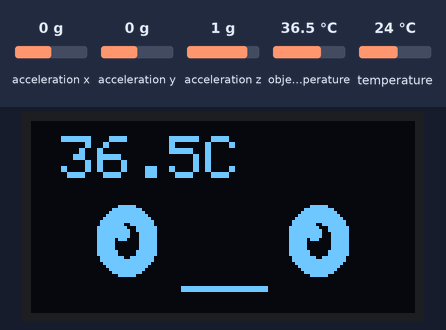
The sketch below on a simulated Arduino Mega 2560, built with avr-gcc and run on an emulated ATmega2560. Parts: 128×64 one-colour display. Wiring (inferred from the names in the program): MPU-9250 motion sensor at I2C address 0x68. The inputs (shaded band) are chosen by the test bench; at power-on: acceleration x 0 g, acceleration y 0 g, acceleration z 1 g, object temperature 36.5 °C, temperature 24 °C. Random numbers use the default seed unless the sketch sets one; what the sketch prints to the serial monitor is not drawn.

Above: at 12.7 s.
12.8 s: acceleration x set to -1.4 g
At 13.5 s:
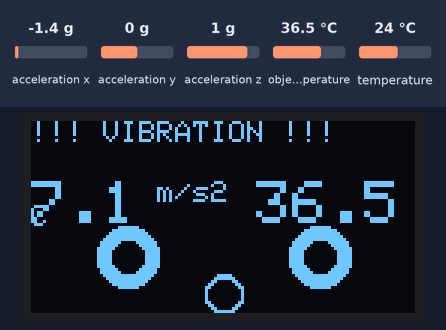
14.3 s: acceleration y set to -1.4 g
At 15.5 s:
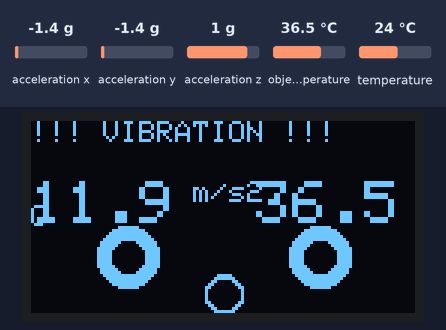
15.8 s: acceleration z set to -1.4 g
At 16.9 s:
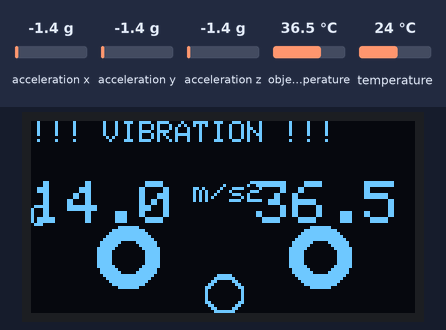
17.3 s: object temperature set to 20 °C
At 18.1 s:
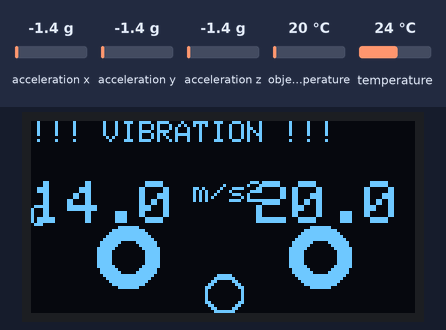
18.8 s: acceleration x set to -0.8 g
At 19.4 s:
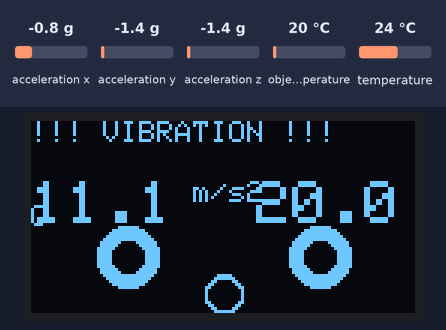
Timing chart, 0 to 21.3 s (numbered marks = the images above; inputs shaded):
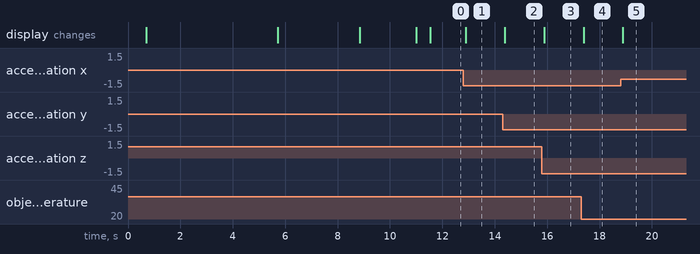

Measured:
- after the input at 14.3 s, the display: changes after 0.09 s (image 2)
- after the input at 15.8 s, the display: changes after 0.09 s (image 3)
- after the input at 17.3 s, the display: changes after 0.09 s (image 4)
- after the input at 18.8 s, the display: changes after 0.09 s (image 5)

The sketch:

MPU_MLX_VisualMonitor.ino
```cpp
/*
 * ====================================================================
 * I2C Device Test - Vibration & Temperature with Animated Eyes
 * MPU-6500 + MLX90614 + OLED 0.96" on I2C Bus
 * Arduino Mega 2560
 * ====================================================================
 *
 * WIRING:
 * -------
 * Arduino Pin 20 (SDA) → MPU-6500 SDA, MLX90614 SDA, OLED SDA
 * Arduino Pin 21 (SCL) → MPU-6500 SCL, MLX90614 SCL, OLED SCL
 * Arduino 3.3V → MPU-6500 VCC, MLX90614 VCC
 * Arduino 5V → OLED VCC
 * Arduino GND → All GND pins
 *
 * PURPOSE: Test vibration & temperature with animated blinking eyes
 * STARTUP: Shows KMITL logo 5s, then SIITec, then begins monitoring
 * MODIFIED: New eye animation style with multiple expressions
 * ====================================================================
 */

#include <Wire.h>
#include <Adafruit_MLX90614.h>
#include <Adafruit_SSD1306.h>
#include <Adafruit_GFX.h>

// ==================== KMITL Logo Bitmap ====================
const unsigned char epd_bitmap_KMITL_Sublogo [] PROGMEM = {
	0xff, 0xff, 0xff, 0xff, 0xff, 0xff, 0xff, 0xff, 0xff, 0xff, 0xff, 0xff, 0xff, 0xff, 0xff, 0xff,
	0xff, 0xff, 0xff, 0xff, 0xff, 0xff, 0xff, 0xff, 0xff, 0xff, 0xff, 0xff, 0xff, 0xff, 0xff, 0xff,
	0xff, 0xff, 0xff, 0xff, 0xff, 0xff, 0xff, 0xff, 0xff, 0xff, 0xff, 0xff, 0xff, 0xff, 0xff, 0xff,
	0xff, 0xff, 0xff, 0xff, 0xff, 0xff, 0xff, 0xff, 0xff, 0xff, 0xff, 0xff, 0xff, 0xff, 0xff, 0xff,
	0xff, 0xff, 0xff, 0xff, 0xff, 0xff, 0xff, 0xff, 0xff, 0xff, 0xff, 0xff, 0xff, 0xff, 0xff, 0xff,
	0xff, 0xff, 0xff, 0xff, 0xff, 0xff, 0xff, 0xff, 0xff, 0xff, 0xff, 0xff, 0xff, 0xff, 0xff, 0xff,
	0xff, 0xff, 0xff, 0xff, 0xff, 0xff, 0xff, 0xff, 0xff, 0xff, 0xff, 0xff, 0xff, 0xff, 0xff, 0xff,
	0xff, 0xff, 0xff, 0xff, 0xff, 0xff, 0xff, 0xff, 0xff, 0xff, 0xff, 0xff, 0xff, 0xff, 0xff, 0xff,
	0xff, 0xff, 0xff, 0xff, 0xff, 0xff, 0xff, 0xff, 0xff, 0xff, 0xf8, 0x00, 0x03, 0xff, 0xff, 0xff,
	0xff, 0xc7, 0xff, 0xe1, 0xff, 0xff, 0xff, 0xff, 0xff, 0xff, 0xf0, 0x00, 0x03, 0xe3, 0xff, 0xff,
	0xff, 0xc7, 0xff, 0xc1, 0xff, 0xff, 0xff, 0xff, 0xff, 0xff, 0xe0, 0x00, 0x03, 0xe3, 0xff, 0xff,
	0xff, 0xc7, 0xff, 0xc1, 0xff, 0xff, 0xff, 0xff, 0xff, 0xef, 0xc0, 0x00, 0x03, 0xe3, 0xff, 0xff,
	0xff, 0xc7, 0xff, 0x83, 0xff, 0xff, 0xff, 0xff, 0xff, 0xef, 0x80, 0x00, 0x03, 0xe3, 0xff, 0xff,
	0xff, 0xc7, 0xff, 0x83, 0xff, 0xff, 0xff, 0xf7, 0xff, 0xcf, 0x80, 0x00, 0x03, 0xe3, 0xff, 0xff,
	0xff, 0xc7, 0xff, 0x07, 0xff, 0xff, 0xff, 0xef, 0xff, 0x8f, 0x00, 0x00, 0x03, 0xe3, 0xff, 0xff,
	0xff, 0xc7, 0xff, 0x07, 0xf8, 0xff, 0xff, 0xef, 0xff, 0x0f, 0xff, 0x03, 0xff, 0xe3, 0xff, 0xff,
	0xff, 0xc7, 0xfe, 0x0f, 0xfc, 0xff, 0xff, 0xcf, 0xff, 0x0f, 0xff, 0x07, 0xff, 0xe3, 0xff, 0xff,
	0xff, 0xc7, 0xfe, 0x0f, 0xfc, 0xff, 0xff, 0xcf, 0xff, 0x0f, 0xff, 0x07, 0xff, 0xe3, 0xff, 0xff,
	0xff, 0xc7, 0xfc, 0x1f, 0xfc, 0x7f, 0xff, 0xcf, 0xff, 0x0f, 0xff, 0x07, 0xff, 0xe3, 0xff, 0xff,
	0xff, 0xc7, 0xfc, 0x1f, 0xfc, 0x7f, 0xff, 0x83, 0xff, 0x0f, 0xff, 0x07, 0xff, 0xe3, 0xff, 0xff,
	0xff, 0xc7, 0xf8, 0x3f, 0xfc, 0x7f, 0xff, 0x87, 0xff, 0x0f, 0xff, 0x07, 0xff, 0xe3, 0xff, 0xff,
	0xff, 0xc7, 0xf8, 0x3f, 0xf8, 0x3f, 0xff, 0x87, 0xff, 0x0f, 0xff, 0x07, 0xff, 0xe3, 0xff, 0xff,
	0xff, 0xc7, 0xf0, 0x7f, 0xf8, 0x3f, 0xff, 0x07, 0xff, 0x0f, 0xff, 0x07, 0xff, 0xe3, 0xff, 0xff,
	0xff, 0xc7, 0xf0, 0x7f, 0xf8, 0x3f, 0xff, 0x07, 0xff, 0x0f, 0xff, 0x07, 0xff, 0xe3, 0xff, 0xff,
	0xff, 0xc7, 0xe0, 0xff, 0xf8, 0x1f, 0xff, 0x07, 0xff, 0x0f, 0xff, 0x07, 0xff, 0xe3, 0xff, 0xff,
	0xff, 0xc7, 0xe0, 0xff, 0xf8, 0x1f, 0xff, 0x03, 0xff, 0x0f, 0xff, 0x07, 0xff, 0xe3, 0xff, 0xff,
	0xff, 0xc7, 0xc1, 0xff, 0xe0, 0x1f, 0xfe, 0x03, 0xff, 0x0f, 0xff, 0x07, 0xff, 0xe3, 0xff, 0xff,
	0xff, 0xc7, 0xc1, 0xff, 0xf0, 0x07, 0xfe, 0x03, 0xff, 0x0f, 0xff, 0x07, 0xff, 0xe3, 0xff, 0xff,
	0xff, 0xc7, 0x83, 0xff, 0xf0, 0x0f, 0xfe, 0x03, 0xff, 0x0f, 0xff, 0x07, 0xff, 0xe3, 0xff, 0xff,
	0xff, 0xc7, 0x83, 0xff, 0xf0, 0x0f, 0xfc, 0x03, 0xff, 0x0f, 0xff, 0x07, 0xff, 0xe3, 0xff, 0xff,
	0xff, 0xc3, 0x07, 0xff, 0xf0, 0x07, 0xfc, 0x01, 0xff, 0x0f, 0xff, 0x07, 0xff, 0xe3, 0xff, 0xff,
	0xff, 0xc0, 0x07, 0xff, 0xe0, 0x07, 0xfc, 0x01, 0xff, 0x0f, 0xff, 0x07, 0xff, 0xe3, 0xff, 0xff,
	0xff, 0xc0, 0x0f, 0xff, 0xe0, 0x07, 0xf8, 0x01, 0xff, 0x0f, 0xff, 0x07, 0xff, 0xe3, 0xff, 0xff,
	0xff, 0xc0, 0x0f, 0xff, 0xe0, 0x03, 0xf8, 0x01, 0xff, 0x0f, 0xff, 0x07, 0xff, 0xe3, 0xff, 0xff,
	0xff, 0xc0, 0x0f, 0xff, 0xe0, 0x83, 0xf8, 0x01, 0xff, 0x0f, 0xff, 0x07, 0xff, 0xe3, 0xff, 0xff,
	0xff, 0xc0, 0x0f, 0xff, 0xe1, 0xc3, 0xf0, 0xe1, 0xff, 0x0f, 0xff, 0x07, 0xff, 0xe3, 0xff, 0xff,
	0xff, 0xc0, 0x07, 0xff, 0xe0, 0xe3, 0xf0, 0xf0, 0x7f, 0x0f, 0xff, 0x07, 0xff, 0xe3, 0xff, 0xff,
	0xff, 0xc0, 0x07, 0xff, 0x83, 0xe1, 0xf1, 0xf0, 0xff, 0x0f, 0xff, 0x07, 0xff, 0xe3, 0xff, 0xff,
	0xff, 0xc7, 0x83, 0xff, 0xc3, 0xe1, 0xe1, 0xf0, 0xff, 0x0f, 0xff, 0x07, 0xff, 0xe3, 0xff, 0xff,
	0xff, 0xc7, 0x83, 0xff, 0xc3, 0xf1, 0xe1, 0xf0, 0xff, 0x0f, 0xff, 0x07, 0xff, 0xe3, 0xff, 0xff,
	0xff, 0xc7, 0xc1, 0xff, 0xc3, 0xf0, 0x03, 0xe0, 0xff, 0x0f, 0xff, 0x07, 0xff, 0xe3, 0xff, 0xff,
	0xff, 0xc7, 0xc1, 0xff, 0xc3, 0xf0, 0x03, 0xf8, 0xff, 0x0f, 0xff, 0x07, 0xff, 0xe3, 0xff, 0xff,
	0xff, 0xc7, 0xe1, 0xff, 0x87, 0xf8, 0x03, 0xf8, 0x3f, 0x0f, 0xff, 0x07, 0xff, 0xe3, 0xff, 0xff,
	0xff, 0xc7, 0xe0, 0xff, 0x87, 0xf8, 0x03, 0xf8, 0x7f, 0x0f, 0xff, 0x07, 0xff, 0xe3, 0xff, 0xff,
	0xff, 0xc7, 0xf0, 0xff, 0x87, 0xf8, 0x07, 0xf8, 0x7f, 0x0f, 0xff, 0x07, 0xff, 0xe3, 0xff, 0xff,
	0xff, 0xc7, 0xf0, 0x7f, 0x87, 0xfc, 0x07, 0xf8, 0x7f, 0x0f, 0xff, 0x07, 0xff, 0xe3, 0xff, 0xff,
	0xff, 0xc7, 0xf8, 0x7f, 0x87, 0xfc, 0x07, 0xfc, 0x7f, 0x0f, 0xff, 0x07, 0xff, 0xe3, 0xff, 0xff,
	0xff, 0xc7, 0xf8, 0x3f, 0x8f, 0xfc, 0x0f, 0xfc, 0x7f, 0x0f, 0xff, 0x07, 0xff, 0xe3, 0xff, 0xff,
	0xff, 0xc7, 0xfc, 0x3f, 0x0f, 0xfe, 0x0f, 0xfc, 0x3f, 0x0f, 0xff, 0x07, 0xff, 0xe3, 0xff, 0xff,
	0xff, 0xc7, 0xfc, 0x1f, 0x0f, 0xfe, 0x07, 0xfc, 0x3f, 0x0f, 0xff, 0x07, 0xff, 0xe3, 0xff, 0xff,
	0xff, 0xc7, 0xfe, 0x1f, 0x0f, 0xfe, 0x1f, 0xfc, 0x3f, 0x0f, 0xff, 0x07, 0xff, 0xe3, 0xff, 0xff,
	0xff, 0xc7, 0xfe, 0x0f, 0x0f, 0xff, 0x1f, 0xfc, 0x3f, 0x0f, 0xff, 0x07, 0xff, 0xe3, 0xff, 0xff,
	0xff, 0xc7, 0xfe, 0x0f, 0x9f, 0xff, 0x1f, 0xfe, 0x3f, 0x0f, 0xff, 0x07, 0xff, 0xe3, 0xff, 0xff,
	0xff, 0xc7, 0xff, 0x07, 0x9f, 0xff, 0x3f, 0xfe, 0x1f, 0x0f, 0xff, 0x07, 0xff, 0xe1, 0xff, 0xff,
	0xff, 0xc7, 0xff, 0x07, 0xdf, 0xff, 0x3f, 0xfe, 0x1f, 0x0f, 0xff, 0x07, 0xff, 0xe0, 0x00, 0x3f,
	0xff, 0xc7, 0xff, 0x83, 0xdf, 0xff, 0xbf, 0xfe, 0x1f, 0x0f, 0xff, 0x07, 0xff, 0xe0, 0x00, 0x7f,
	0xff, 0xc7, 0xff, 0x83, 0xff, 0xff, 0xff, 0xfc, 0x1f, 0x0f, 0xff, 0x07, 0xff, 0xe0, 0x00, 0x7f,
	0xff, 0xc7, 0xff, 0xc1, 0xff, 0xff, 0xff, 0xff, 0x1f, 0x0f, 0xff, 0x07, 0xff, 0xe0, 0x00, 0xff,
	0xff, 0xc7, 0xff, 0xc1, 0xff, 0xff, 0xff, 0xff, 0x1f, 0x0f, 0xff, 0x07, 0xff, 0xe0, 0x00, 0xff,
	0xff, 0xc7, 0xff, 0xe0, 0xff, 0xff, 0xff, 0xff, 0x07, 0x0f, 0xff, 0x07, 0xff, 0xe0, 0x00, 0xff,
	0xff, 0xff, 0xff, 0xff, 0xff, 0xff, 0xff, 0xff, 0xff, 0xff, 0xff, 0xff, 0xff, 0xff, 0xff, 0xff,
	0xff, 0xff, 0xff, 0xff, 0xff, 0xff, 0xff, 0xff, 0xff, 0xff, 0xff, 0xff, 0xff, 0xff, 0xff, 0xff,
	0xff, 0xff, 0xff, 0xff, 0xff, 0xff, 0xff, 0xff, 0xff, 0xff, 0xff, 0xff, 0xff, 0xff, 0xff, 0xff,
	0xff, 0xff, 0xff, 0xff, 0xff, 0xff, 0xff, 0xff, 0xff, 0xff, 0xff, 0xff, 0xff, 0xff, 0xff, 0xff
};

// ==================== OLED Configuration ====================
#define SCREEN_WIDTH 128
#define SCREEN_HEIGHT 64
#define OLED_ADDR 0x3C
Adafruit_SSD1306 display(SCREEN_WIDTH, SCREEN_HEIGHT, &Wire, -1);

// ==================== MPU-6500 Configuration ====================
const int MPU_ADDR = 0x68;
int16_t AcX, AcY, AcZ;

// ==================== MLX90614 Sensor ====================
Adafruit_MLX90614 mlx = Adafruit_MLX90614();

// ==================== Vibration Detection ====================
float baseline_magnitude = 0;
float vibration_threshold = 0.5;
bool is_vibrating = false;
unsigned long vibration_start_time = 0;
bool vibration_display_active = false;

// ==================== Status Variables ====================
bool mpu_ok = false;
bool mlx_ok = false;
bool oled_ok = false;
unsigned long animation_timer = 0;
int blink_state = 0;
unsigned long expression_timer = 0;
int current_expression = 0;  // 0-9 for different expressions

// ==================== Current Sensor Values ====================
float current_vibration = 0;
float current_ambient = 0;
float current_object = 0;

// ==================== Eye Animation Parameters ====================
#define LEFT_EYE_X 32
#define LEFT_EYE_Y 40
#define RIGHT_EYE_X 96
#define RIGHT_EYE_Y 40
#define EYE_WIDTH 20
#define EYE_HEIGHT 24
#define PUPIL_WIDTH 8
#define PUPIL_HEIGHT 12

// Expression definitions
#define EXPR_FRONT 0
#define EXPR_MIDDLE 1
#define EXPR_NARROW 2
#define EXPR_WIDE 3
#define EXPR_DOWN 4
#define EXPR_UP 5
#define EXPR_RIGHT 6
#define EXPR_LEFT 7
#define EXPR_CRY 8
#define EXPR_GLARE 9

void setup() {
  Serial.begin(115200);
  delay(100);

  Serial.println("\n\n");
  Serial.println("========================================");
  Serial.println("  Vibration & Temperature Test");
  Serial.println("  With Animated Blinking Eyes");
  Serial.println("========================================\n");

  Wire.begin();
  Wire.setClock(100000);

  Serial.println("[1/4] Initializing I2C...");
  delay(500);

  Serial.println("[2/4] Testing OLED Display (0x3C)...");

  if(!display.begin(SSD1306_SWITCHCAPVCC, OLED_ADDR)) {
    Serial.println("  ✗ OLED NOT FOUND at 0x3C");
    Serial.println("  Trying alternate address 0x3D...");

    if(!display.begin(SSD1306_SWITCHCAPVCC, 0x3D)) {
      Serial.println("  ✗ OLED NOT FOUND at 0x3D");
      oled_ok = false;
    } else {
      Serial.println("  ✓ OLED FOUND at 0x3D");
      oled_ok = true;
    }
  } else {
    Serial.println("  ✓ OLED FOUND at 0x3C");
    oled_ok = true;
  }

  if(oled_ok) {
    displaySplashScreen();
    delay(5000);
    displaySIITecScreen();
    delay(3000);
  }

  Serial.println("[3/4] Testing MLX90614 (0x5A)...");

  if (!mlx.begin(0x5A)) {
    Serial.println("  ✗ MLX90614 NOT FOUND");
    mlx_ok = false;
  } else {
    Serial.println("  ✓ MLX90614 FOUND");
    mlx_ok = true;
  }

  Serial.println("[4/4] Testing MPU-6500 (0x68)...");

  Wire.beginTransmission(MPU_ADDR);
  Wire.write(0x6B);
  Wire.write(0);
  Wire.endTransmission(true);

  Wire.beginTransmission(MPU_ADDR);
  Wire.write(0x1C);
  Wire.write(0x10);
  Wire.endTransmission(true);

  delay(100);

  Serial.println("Calibrating...");
  if(oled_ok) {
    display.clearDisplay();
    display.setTextSize(1);
    display.setCursor(0, 0);
    display.println("CALIBRATING");
    display.println("Keep still!");
    display.display();
  }

  float sum = 0;
  for(int i = 0; i < 100; i++) {
    readAccel();
    float mag = sqrt((float)AcX*AcX + (float)AcY*AcY + (float)AcZ*AcZ);
    sum += mag;
    delay(20);
  }
  baseline_magnitude = sum / 100.0;

  Wire.beginTransmission(MPU_ADDR);
  Wire.write(0x3B);
  Wire.endTransmission(false);

  if(Wire.requestFrom(MPU_ADDR, 6, true) == 6) {
    Serial.println("  ✓ MPU-6500 FOUND");
    mpu_ok = true;
    Wire.read(); Wire.read();
    Wire.read(); Wire.read();
    Wire.read(); Wire.read();
  } else {
    Serial.println("  ✗ MPU-6500 NOT FOUND");
    mpu_ok = false;
  }

  Serial.println("\n========================================");
  Serial.println("DEVICE DETECTION SUMMARY:");
  Serial.println("========================================");

  if(oled_ok) {
    Serial.println("✓ OLED 0.96\" (0x3C/0x3D) .......... OK");
  } else {
    Serial.println("✗ OLED 0.96\" ....................... FAILED");
  }

  if(mpu_ok) {
    Serial.println("✓ MPU-6500 (0x68) .................. OK");
  } else {
    Serial.println("✗ MPU-6500 (0x68) .................. FAILED");
  }

  if(mlx_ok) {
    Serial.println("✓ MLX90614 (0x5A) .................. OK");
  } else {
    Serial.println("✗ MLX90614 (0x5A) .................. FAILED");
  }

  Serial.println("========================================\n");
  Serial.println("Monitoring vibration & temperature...\n");

  if(oled_ok) {
    display.clearDisplay();
    display.display();
    delay(500);
  }

  animation_timer = millis();
  expression_timer = millis();
}

void loop() {
  if(!mpu_ok || !mlx_ok) {
    if(oled_ok) {
      display.clearDisplay();
      display.setCursor(0, 0);
      if(!mpu_ok) display.println("ERROR!");
      if(!mpu_ok) display.println("MPU not found");
      if(!mlx_ok) display.println("MLX not found");
      display.display();
    }
    delay(1000);
    return;
  }

  // Read sensors
  readAccel();

  float magnitude = sqrt((float)AcX*AcX + (float)AcY*AcY + (float)AcZ*AcZ);
  float vibration_raw = abs(magnitude - baseline_magnitude);

  if(vibration_raw < 50) {
    vibration_raw = 0;
  }

  current_vibration = (vibration_raw / 4096.0) * 9.81;
  current_ambient = mlx.readAmbientTempC();
  current_object = mlx.readObjectTempC();

  // Vibration detection logic with 3-second hold
  if(current_vibration > vibration_threshold) {
    if(!is_vibrating) {
      // New vibration detected
      is_vibrating = true;
      vibration_start_time = millis();
      vibration_display_active = true;
    }
  } else {
    is_vibrating = false;
  }

  // Check if 3 seconds have passed since vibration ended
  if(vibration_display_active && !is_vibrating) {
    if(millis() - vibration_start_time >= 3000) {
      vibration_display_active = false;
    }
  }

  // Update vibration start time if still vibrating
  if(is_vibrating) {
    vibration_start_time = millis();
  }

  Serial.print("Vib: ");
  Serial.print(current_vibration, 4);
  Serial.print(" m/s²  |  Amb: ");
  Serial.print(current_ambient, 1);
  Serial.print("°C  |  Obj: ");
  Serial.print(current_object, 1);
  Serial.println("°C");

  // Update display based on vibration state
  if(oled_ok) {
    if(vibration_display_active) {
      displayVibrationAlert();
    } else {
      updateEyeExpression();
      displayAnimatedEyes();
    }
  }

  delay(50);
}

void displaySplashScreen() {
  display.clearDisplay();
  display.drawBitmap(0, 0, epd_bitmap_KMITL_Sublogo, 128, 64, SSD1306_WHITE);
  display.display();
}

void displaySIITecScreen() {
  display.clearDisplay();
  display.setTextSize(3);
  display.setTextColor(SSD1306_WHITE);
  display.setCursor(15, 20);
  display.println("SIITec");
  display.display();
}

void updateEyeExpression() {
  unsigned long current_time = millis();

  // Change expression every 2.5 seconds
  if(current_time - expression_timer >= 2500) {
    expression_timer = current_time;
    current_expression = random(0, 10);  // 10 different expressions
  }

  // Blink animation (happens independently)
  unsigned long elapsed = (current_time - animation_timer) % 3500;

  if(elapsed < 3000) {
    blink_state = 0;  // Eyes open
  } else if(elapsed < 3150) {
    blink_state = 1;  // Closing
  } else if(elapsed < 3300) {
    blink_state = 2;  // Closed
  } else {
    blink_state = 3;  // Opening
  }
}

void drawEye(int centerX, int centerY, int pupilOffsetX, int pupilOffsetY, int eyeSize) {
  // Eye size: 0=normal, 1=narrow, 2=wide
  int eyeHeight = EYE_HEIGHT;

  if(eyeSize == 1) {  // Narrow
    eyeHeight = EYE_HEIGHT / 2;
  } else if(eyeSize == 2) {  // Wide
    eyeHeight = EYE_HEIGHT + 4;
  }

  if(blink_state == 0) {  // Eyes open
    // Draw white filled oval for eye
    display.fillRoundRect(centerX - EYE_WIDTH/2, centerY - eyeHeight/2,
                         EYE_WIDTH, eyeHeight, eyeHeight/2, SSD1306_WHITE);

    // Draw black pupil
    int pupilX = centerX + pupilOffsetX;
    int pupilY = centerY + pupilOffsetY;
    display.fillRoundRect(pupilX - PUPIL_WIDTH/2, pupilY - PUPIL_HEIGHT/2,
                         PUPIL_WIDTH, PUPIL_HEIGHT, PUPIL_HEIGHT/2, SSD1306_BLACK);

    // Add small white highlight in pupil
    display.fillCircle(pupilX - 2, pupilY - 3, 2, SSD1306_WHITE);

  } else if(blink_state == 1) {  // Closing
    int h = eyeHeight / 2;
    display.fillRoundRect(centerX - EYE_WIDTH/2, centerY - h/2,
                         EYE_WIDTH, h, h/2, SSD1306_WHITE);
  } else if(blink_state == 2) {  // Closed
    display.drawLine(centerX - EYE_WIDTH/2, centerY,
                    centerX + EYE_WIDTH/2, centerY, SSD1306_WHITE);
    display.drawLine(centerX - EYE_WIDTH/2, centerY + 1,
                    centerX + EYE_WIDTH/2, centerY + 1, SSD1306_WHITE);
  } else {  // Opening
    int h = eyeHeight * 2 / 3;
    display.fillRoundRect(centerX - EYE_WIDTH/2, centerY - h/2,
                         EYE_WIDTH, h, h/2, SSD1306_WHITE);
  }
}

void displayAnimatedEyes() {
  display.clearDisplay();
  display.setTextSize(2);
  display.setTextColor(SSD1306_WHITE);

  // Draw large temperature display at top
  display.setCursor(10, 5);
  display.print(current_object, 1);
  display.print("C");

  // Set pupil positions and eye size based on expression
  int leftPupilX = 0, leftPupilY = 0;
  int rightPupilX = 0, rightPupilY = 0;
  int eyeSize = 0;  // 0=normal, 1=narrow, 2=wide

  switch(current_expression) {
    case EXPR_FRONT:  // Front
      leftPupilX = 0; leftPupilY = 0;
      rightPupilX = 0; rightPupilY = 0;
      break;
    case EXPR_MIDDLE:  // Middle (slightly together)
      leftPupilX = 2; leftPupilY = 0;
      rightPupilX = -2; rightPupilY = 0;
      break;
    case EXPR_NARROW:  // Narrow eyes
      leftPupilX = 0; leftPupilY = 0;
      rightPupilX = 0; rightPupilY = 0;
      eyeSize = 1;
      break;
    case EXPR_WIDE:  // Wide eyes
      leftPupilX = 0; leftPupilY = 0;
      rightPupilX = 0; rightPupilY = 0;
      eyeSize = 2;
      break;
    case EXPR_DOWN:  // Looking down
      leftPupilX = 0; leftPupilY = 5;
      rightPupilX = 0; rightPupilY = 5;
      break;
    case EXPR_UP:  // Looking up
      leftPupilX = 0; leftPupilY = -5;
      rightPupilX = 0; rightPupilY = -5;
      break;
    case EXPR_RIGHT:  // Looking right
      leftPupilX = 5; leftPupilY = 0;
      rightPupilX = 5; rightPupilY = 0;
      break;
    case EXPR_LEFT:  // Looking left
      leftPupilX = -5; leftPupilY = 0;
      rightPupilX = -5; rightPupilY = 0;
      break;
    case EXPR_CRY:  // Sad/Cry
      leftPupilX = -3; leftPupilY = 2;
      rightPupilX = 3; rightPupilY = 2;
      break;
    case EXPR_GLARE:  // Angry glare
      leftPupilX = 2; leftPupilY = -2;
      rightPupilX = -2; rightPupilY = -2;
      eyeSize = 1;
      break;
  }

  // Draw both eyes
  drawEye(LEFT_EYE_X, LEFT_EYE_Y, leftPupilX, leftPupilY, eyeSize);
  drawEye(RIGHT_EYE_X, RIGHT_EYE_Y, rightPupilX, rightPupilY, eyeSize);

  // Add expression-specific features
  if(current_expression == EXPR_CRY) {
    // Draw tears
    display.drawLine(LEFT_EYE_X - 8, LEFT_EYE_Y + 15, LEFT_EYE_X - 8, LEFT_EYE_Y + 22, SSD1306_WHITE);
    display.drawLine(RIGHT_EYE_X + 8, RIGHT_EYE_Y + 15, RIGHT_EYE_X + 8, RIGHT_EYE_Y + 22, SSD1306_WHITE);
  } else if(current_expression == EXPR_GLARE) {
    // Draw angry eyebrows
    display.drawLine(LEFT_EYE_X - 12, LEFT_EYE_Y - 15, LEFT_EYE_X + 8, LEFT_EYE_Y - 18, SSD1306_WHITE);
    display.drawLine(LEFT_EYE_X - 12, LEFT_EYE_Y - 16, LEFT_EYE_X + 8, LEFT_EYE_Y - 19, SSD1306_WHITE);
    display.drawLine(RIGHT_EYE_X - 8, RIGHT_EYE_Y - 18, RIGHT_EYE_X + 12, RIGHT_EYE_Y - 15, SSD1306_WHITE);
    display.drawLine(RIGHT_EYE_X - 8, RIGHT_EYE_Y - 19, RIGHT_EYE_X + 12, RIGHT_EYE_Y - 16, SSD1306_WHITE);
  } else {
    // Draw neutral mouth (smile)
    display.drawLine(50, 55, 78, 55, SSD1306_WHITE);
    display.drawLine(50, 56, 78, 56, SSD1306_WHITE);
  }

  display.display();
}

void displayVibrationAlert() {
  display.clearDisplay();
  display.setTextSize(1);
  display.setTextColor(SSD1306_WHITE);
  display.setCursor(0, 0);

  display.println("!!! VIBRATION !!!");
  display.println();

  // Display vibration value on the left
  display.setTextSize(2);
  display.setCursor(0, 20);
  display.print(current_vibration, 1);
  display.setTextSize(1);
  display.print(" m/s2");

  // Display temperature on the right side, same line
  display.setCursor(75, 20);
  display.setTextSize(2);
  display.print(current_object, 1);
  display.setTextSize(1);
  display.print("C");

  // Draw shocked/surprised eyes
  // Left eye
  display.fillCircle(LEFT_EYE_X, LEFT_EYE_Y + 5, 10, SSD1306_WHITE);
  display.fillCircle(LEFT_EYE_X, LEFT_EYE_Y + 5, 5, SSD1306_BLACK);

  // Right eye
  display.fillCircle(RIGHT_EYE_X, RIGHT_EYE_Y + 5, 10, SSD1306_WHITE);
  display.fillCircle(RIGHT_EYE_X, RIGHT_EYE_Y + 5, 5, SSD1306_BLACK);

  // Draw surprised mouth (oval)
  display.drawCircle(64, 58, 6, SSD1306_WHITE);
  display.drawCircle(64, 57, 6, SSD1306_WHITE);

  display.display();
}

void readAccel() {
  Wire.beginTransmission(MPU_ADDR);
  Wire.write(0x3B);
  Wire.endTransmission(false);
  Wire.requestFrom(MPU_ADDR, 6, true);

  AcX = Wire.read() << 8 | Wire.read();
  AcY = Wire.read() << 8 | Wire.read();
  AcZ = Wire.read() << 8 | Wire.read();
}

/*
 * ====================================================================
 * UPDATES v2.0:
 * - Completely redesigned eye animation (filled white eyes + black pupils)
 * - 10 different eye expressions based on reference image
 * - Vibration alert stays for 3 seconds after vibration stops
 * - Larger, more expressive eyes with highlights
 * - Expression-specific features (tears, angry eyebrows)
 * - Smooth blinking animation
 * - Random expression changes every 2.5 seconds
 * ====================================================================
 */
```
